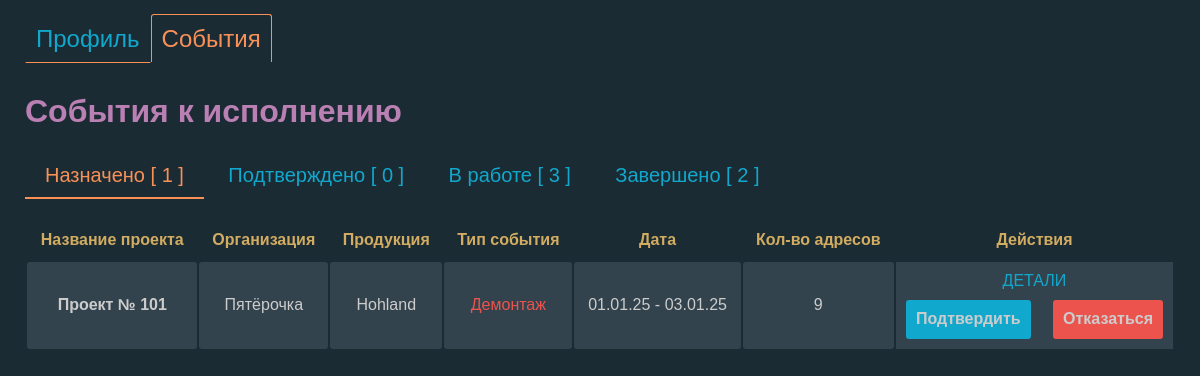
Before: /projects/assigned-events/ (signed in) with the older database file.
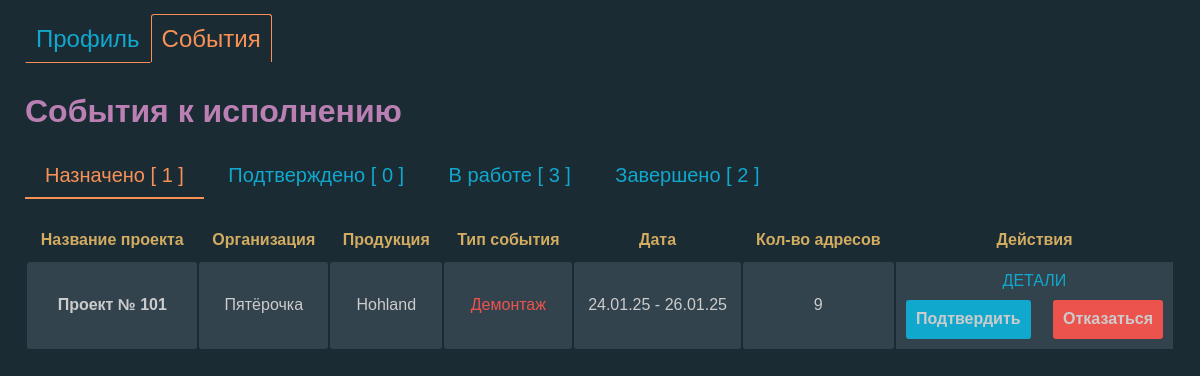
After: the same page with the newer database file.
### projects/models.py (models this page shows, shortened)
class Event(models.Model):
    EVENT_TYPES = (
        ('montage', 'Монтаж'),
        ('audit', 'Аудит'),
        ('dismantle', 'Демонтаж'),
    )
    STATUS_CHOICES = [
        ('created', 'Создано'),
        ('assigned', 'Назначено'),
        ('in_progress', 'В работе'),
        ('completed', 'Завершено'),
    ]
    project = models.ForeignKey(Project, related_name='events', on_delete=models.CASCADE)
    event_type = models.CharField(choices=EVENT_TYPES, max_length=20)
    status = models.CharField(max_length=11, choices=STATUS_CHOICES, default='created')
    description = models.TextField(blank=True)
    photo_count = models.IntegerField()
    event_date = models.DateField()
    duration_days = models.IntegerField()
    assigned_users = models.ManyToManyField(User, through='EventUser', blank=True, related_name='events_as_assignee')
    def due_date(self):
        return self.event_date + timezone.timedelta(days=self.duration_days)

class Project(models.Model):
    user = models.ForeignKey(User, on_delete=models.CASCADE)  # Убрали null=True
    name = models.CharField(max_length=255)
    description = models.TextField(blank=True)
    excel_file = models.FileField(upload_to='excel/', null=True, blank=True)
    organization = models.CharField(max_length=255, blank=True, null=True)  # Новое поле
    product = models.CharField(max_length=255, blank=True, null=True)  # Новое поле

### projects/views.py (the view)
# urls.py: path('assigned-events/', views.assigned_events_list, name='assigned_events_list'),
@login_required
def assigned_events_list(request):
    current_user = request.user
    event_users_by_status = {
        'assigned': EventUser.objects.filter(user=current_user, status='assigned').order_by('event__event_date'),
        'confirmed': EventUser.objects.filter(user=current_user, status='confirmed').order_by('event__event_date'),
        'in_progress': EventUser.objects.filter(user=current_user, status='in_progress').order_by('event__event_date'),
        'completed': EventUser.objects.filter(user=current_user, status='completed').order_by('event__event_date'),
    }
    event_data_by_status = {}
    status_display_map = dict(EventUser.STATUS_CHOICES)
    manager_api_key = None
    for status, events in event_users_by_status.items():
        status_display = status_display_map.get(status, status)
        event_data_by_status[status] = {
            'display': status_display,
            'count': events.count(),
            'events': [
                (e.event, e.event.addresses.filter(assigned_user=current_user).count())
                for e in events
            ]
        }
        if manager_api_key is None and events.exists():
            first_event = events.first().event
            manager_api_key = first_event.project.user.profile.api_key
    in_progress_addresses = []
    in_progress_count = 0
    if 'in_progress' in event_users_by_status:
        in_progress_events = event_users_by_status['in_progress']
        in_progress_count = in_progress_events.count()  # Получаем количество событий 'in_progress'
        for event_user in in_progress_events:
            event_addresses = event_user.event.addresses.filter(assigned_user=current_user)
            in_progress_addresses.extend(event_addresses)
    return render(request, 'projects/assigned_events_list.html', {
        'event_data_by_status': event_data_by_status,
        'in_progress_addresses': in_progress_addresses if in_progress_addresses else None,
        'manager_api_key': manager_api_key,  # Передаем API ключ менеджера
        'in_progress_count': in_progress_count,  # Передаем count в шаблон
    })

### projects/templates/projects/assigned_events_list.html (shortened to what the changed rows need)
<!DOCTYPE html>
<html lang="ru_RU">
<head>
    {% load static %}
    <link rel="stylesheet" href="{% static 'css/normalize.css' %}">
    <link rel="stylesheet" href="{% static 'css/styles.css' %}">
    <link rel="stylesheet" href="{% static 'css/assigned-events-list.css' %}">
</head>
<body class="page">
    <main class="assigned-events__content">
        <h1 class="page__title">События к исполнению</h1>
        <div id="tab-contents">
            {% for status, data in event_data_by_status.items %}
            <div class="tab-content {% if forloop.first %}active{% endif %}" id="content-{{ status }}">
                <table class="assigned-events__table">
                    {% if data.events %}
                        <thead class="assigned-events__table-thead">
                            <tr class="assigned-events__table-thead-tr">
                                <th class="assigned-events__table-thead-th">Название проекта</th>
                                <th class="assigned-events__table-thead-th">Организация</th>
                                <th class="assigned-events__table-thead-th">Продукция</th>
                                <th class="assigned-events__table-thead-th">Тип события</th>
                                <th class="assigned-events__table-thead-th">Дата</th>
                                <th class="assigned-events__table-thead-th">Кол-во адресов</th>
                                <th class="assigned-events__table-thead-th">Действия</th>
                            </tr>
                        </thead>
                    {% endif %}
                    <tbody class="assigned-events__table-tbody">
                        {% for event, assigned_address_count in data.events %}
                            <tr class="assigned-events__table-tbody-tr" data-url="{% url 'event_detail' event.id %}">
                                <td class="assigned-events__table-td"><strong>{{ event.project.name }}</strong></td>
                                <td class="assigned-events__table-td">{{ event.project.organization }}</td>
                                <td class="assigned-events__table-td">{{ event.project.product }}</td>
                                <td class="assigned-events__table-td
                                    {% if event.get_event_type_display == 'Монтаж' %} event-type--montage
                                    {% elif event.get_event_type_display == 'Аудит' %} event-type--audit
                                    {% elif event.get_event_type_display == 'Демонтаж' %} event-type--demontage
                                    {% endif %}">
                                    {{ event.get_event_type_display }}
                                </td>
                                <td class="assigned-events__table-td">{{ event.event_date|date:"d.m.y" }} - {{ event.due_date|date:"d.m.y" }}</td>
                                <td class="assigned-events__table-td">{{ assigned_address_count }}</td>
                                <td class="assigned-events__table-td">
                                    <a class="assigned-events__table-td-link" href="{% url 'event_detail' event.id %}">Детали</a>
                                    {% if status == 'assigned' %}
                                    <div class="assigned-events__table-td-btns">
                                        <button type="button" class="confirm-btn btn" data-event-id="{{ event.id }}" data-user-id="{{ request.user.id }}">Подтвердить</button>
                                        <form action="{% url 'event_remove' event.id %}" method="post" class="remove-form">
                                            <button type="button" class="remove-btn btn" data-event-name="{{ event.project.name }}" data-event-type="{{ event.get_event_type_display }}">Отказаться</button>
                                        </form>
                                    </div>
                                    {% endif %}
                                </td>
                            </tr>
                            {% empty %}
                            <tr>
                                <td colspan="7">Нет событий со статусом "{{ data.display|lower }}".</td>
                            </tr>
                        {% endfor %}
                    </tbody>
                </table>
            </div>
            {% endfor %}
        </div>
    </main>
</body>
</html>

Changed rows visible on the page:
changed Event "Демонтаж": event_date "01.01.25" → "24.01.25"; due_date "03.01.25" → "26.01.25"
